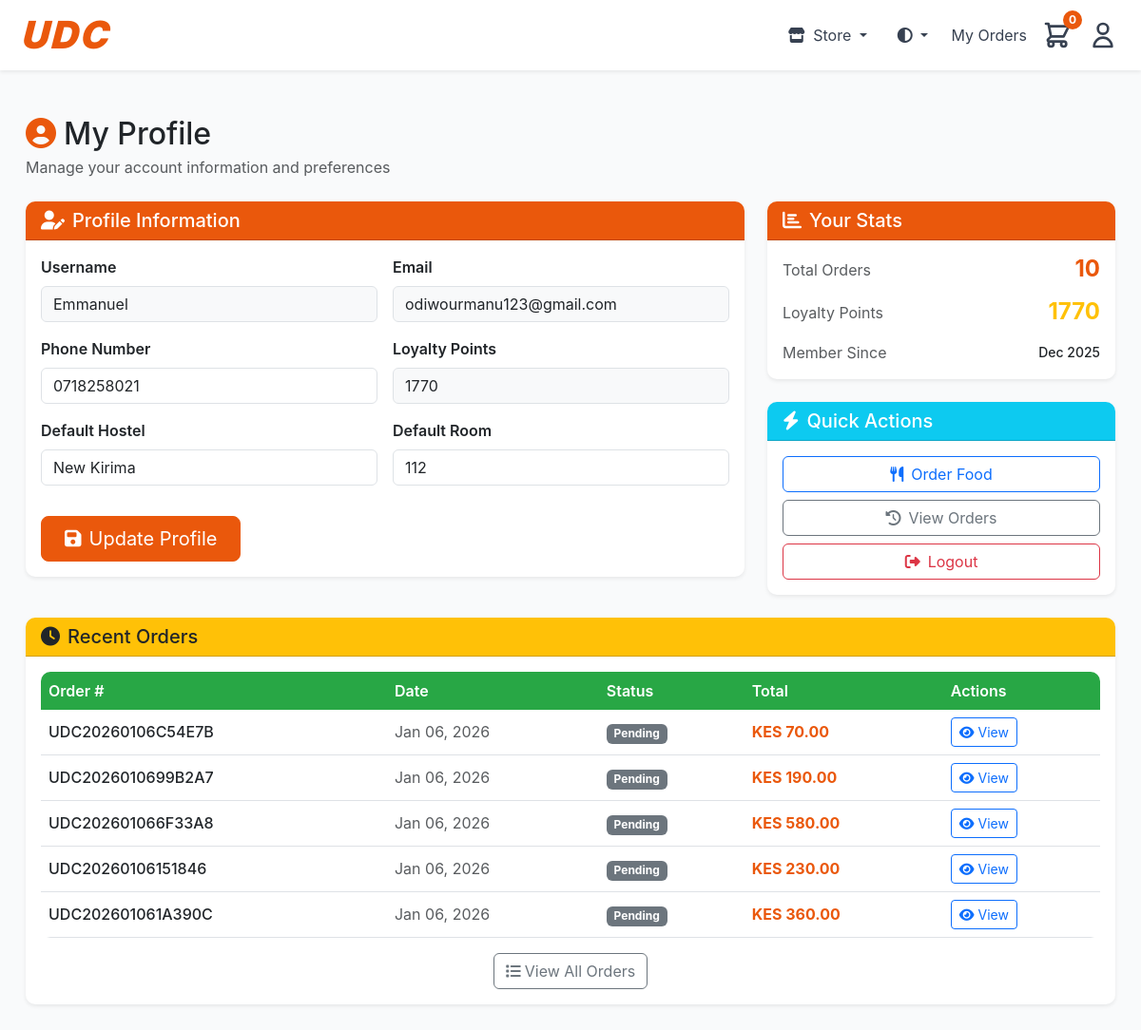
Screenshot of /profile/ (signed in) with the database file from the repository.
### urbanfoods/models.py (models this page shows, shortened)
class User(AbstractUser):
    phone_number = models.CharField(max_length=15, blank=True)
    default_hostel = models.CharField(max_length=100, blank=True)
    default_room = models.CharField(max_length=50, blank=True)
    student_email = models.EmailField(unique=True, null=True, blank=True)
    loyalty_points = models.IntegerField(default=0)
    is_verified = models.BooleanField(default=False)

class Order(models.Model):
    STATUS_CHOICES = [
        ('payment_pending', 'Payment Pending'),
        ('pending', 'Pending'),
        ('preparing', ' Preparing'),
        ('out_for_delivery', 'Out for Delivery'),
        ('delivered', 'Delivered'),
        ('cancelled', 'Cancelled'),
    ]
    order_number = models.CharField(max_length=20, unique=True, editable=False)
    is_test_order = models.BooleanField(default=False)
    user = models.ForeignKey(User, on_delete=models.CASCADE, related_name='orders')
    status = models.CharField(max_length=20, choices=STATUS_CHOICES, default='pending')
    hostel = models.CharField(max_length=100)
    room_number = models.CharField(max_length=50)
    phone_number = models.CharField(max_length=15)
    delivery_notes = models.TextField(blank=True)
    subtotal = models.DecimalField(max_digits=10, decimal_places=2)
    delivery_fee = models.DecimalField(max_digits=10, decimal_places=2, default=0)
    total = models.DecimalField(max_digits=10, decimal_places=2)
    created_at = models.DateTimeField(auto_now_add=True)
    updated_at = models.DateTimeField(auto_now=True)
    estimated_delivery = models.DateTimeField(null=True, blank=True, default=30)
    delivered_at = models.DateTimeField(null=True, blank=True)
    payment_method = models.CharField(max_length=10, choices=[('mpesa', 'MPESA'), ('till', 'TILL')], default='till')
    payment_status = models.CharField(max_length=20, choices=[
        ('pending', 'Pending'),
        ('processing', 'Processing'),
        ('completed', 'Completed'),
        ('failed', 'Failed'),
        ('cancelled', 'Cancelled')
    ], default='pending')
    payment_type = models.CharField(max_length=20, choices=[
        ('till', 'Till Number'),
        ('paybill', 'Paybill Number')
    ], blank=True, null=True)
    payment_completed_at = models.DateTimeField(null=True, blank=True)
    payment_failure_reason = models.TextField(blank=True, null=True)
    store_type = models.CharField(max_length=10, choices=[
        ('food', 'Food Store'),
        ('liquor', 'Liquor Store'),
        ('grocery', 'Grocery Shop')
    ], default='food')
    mpesa_checkout_request_id = models.CharField(max_length=50, blank=True, null=True)
    mpesa_receipt_number = models.CharField(max_length=20, blank=True, null=True)
    mpesa_transaction_date = models.CharField(max_length=20, blank=True, null=True)
    cancellation_reason = models.TextField(blank=True)
    rating = models.IntegerField(null=True, blank=True, validators=[MinValueValidator(1), MaxValueValidator(5)])
    review = models.TextField(blank=True)
    class Meta:
        ordering = ['-created_at']

### urbanfoods/views.py (the view, shortened to what this page needs)
# urls.py: path('profile/', views.profile, name='profile'),
@login_required
def profile(request):
    recent_orders = Order.objects.filter(user=request.user)[:5]
    context = {
        'recent_orders': recent_orders,
    }
    return render(request, 'profile.html', context)

### urbanfoods/context_processors.py (called while the page is built)
def store_type(request):
    return {
        'store_type': request.session.get('store_type', 'food')
    }

### urbanfoods/templates/profile.html (shortened to what this page needs)
{% extends 'base.html' %}
{% load static %}
{% block content %}
<div class="container-fluid py-4">
    <div class="row mb-4">
        <div class="col-12">
            <h1 class="h2 mb-1 text-dark"><i class="fas fa-user-circle text-primary me-2"></i>My Profile</h1>
            <p class="text-muted mb-0">Manage your account information and preferences</p>
        </div>
    </div>
    <div class="row g-4">
        <div class="col-lg-8">
            <div class="card shadow-sm border-0">
                <div class="card-header text-white" style="background-color: #ea580c;">
                    <h5 class="mb-0"><i class="fas fa-user-edit me-2"></i>Profile Information</h5>
                </div>
                <div class="card-body">
                    <form method="post" class="row g-3">
                        <div class="col-md-6">
                            <label for="username" class="form-label fw-semibold">Username</label>
                            <input type="text" class="form-control bg-light" id="username" value="{{ user.username }}" readonly>
                        </div>
                        <div class="col-md-6">
                            <label for="email" class="form-label fw-semibold">Email</label>
                            <input type="email" class="form-control bg-light" id="email" value="{{ user.email }}" readonly>
                        </div>
                        <div class="col-md-6">
                            <label for="phone_number" class="form-label fw-semibold">Phone Number</label>
                            <input type="tel" class="form-control" id="phone_number" name="phone_number"
                                   value="{{ user.phone_number }}" placeholder="Enter phone number">
                        </div>
                        <div class="col-md-6">
                            <label for="loyalty_points" class="form-label fw-semibold">Loyalty Points</label>
                            <input type="text" class="form-control bg-light" id="loyalty_points" value="{{ user.loyalty_points }}" readonly>
                        </div>
                        <div class="col-md-6">
                            <label for="default_hostel" class="form-label fw-semibold">Default Hostel</label>
                            <input type="text" class="form-control" id="default_hostel" name="default_hostel"
                                   value="{{ user.default_hostel }}" placeholder="Enter default hostel">
                        </div>
                        <div class="col-md-6">
                            <label for="default_room" class="form-label fw-semibold">Default Room</label>
                            <input type="text" class="form-control" id="default_room" name="default_room"
                                   value="{{ user.default_room }}" placeholder="Enter default room number">
                        </div>
                        <div class="col-12 pt-3">
                            <button type="submit" class="btn btn-primary btn-lg px-4">
                                <i class="fas fa-save me-2"></i>Update Profile
                            </button>
                        </div>
                    </form>
                </div>
            </div>
        </div>
        <div class="col-lg-4">
            <div class="card shadow-sm border-0 mb-4">
                <div class="card-header text-white" style="background-color: #ea580c;">
                    <h5 class="mb-0"><i class="fas fa-chart-bar me-2"></i>Your Stats</h5>
                </div>
                <div class="card-body">
                        <div class="d-flex justify-content-between align-items-center mb-3">
                        <span class="text-muted">Total Orders</span>
                        <span class="h4 fw-bold mb-0" style="color: #ea580c;">{{ user.orders.count }}</span>
                    </div>
                    <div class="d-flex justify-content-between align-items-center mb-3">
                        <span class="text-muted">Loyalty Points</span>
                        <span class="h4 text-warning fw-bold mb-0">{{ user.loyalty_points }}</span>
                    </div>
                    <div class="d-flex justify-content-between align-items-center">
                        <span class="text-muted">Member Since</span>
                        <span class="small fw-medium">{{ user.date_joined|date:"M Y" }}</span>
                    </div>
                </div>
            </div>
            <div class="card shadow-sm border-0">
                <div class="card-header bg-info text-white">
                    <h5 class="mb-0"><i class="fas fa-bolt me-2"></i>Quick Actions</h5>
                </div>
                <div class="card-body">
                    <div class="d-grid gap-2">
                        <a href="{% url 'homepage' %}" class="btn btn-outline-primary">
                            <i class="fas fa-utensils me-2"></i>Order Food
                        </a>
                        <a href="{% url 'my_orders' %}" class="btn btn-outline-secondary">
                            <i class="fas fa-history me-2"></i>View Orders
                        </a>
                        <a href="{% url 'logout' %}" class="btn btn-outline-danger">
                            <i class="fas fa-sign-out-alt me-2"></i>Logout
                        </a>
                    </div>
                </div>
            </div>
        </div>
    </div>
    {% if recent_orders %}
    <div class="row mt-4">
        <div class="col-12">
            <div class="card shadow-sm border-0">
                <div class="card-header bg-warning text-dark">
                    <h5 class="mb-0"><i class="fas fa-clock me-2"></i>Recent Orders</h5>
                </div>
                <div class="card-body">
                    <div class="table-responsive">
                        <table class="table table-hover mb-0">
                            <thead class="table-light">
                                <tr>
                                    <th class="border-0 fw-semibold">Order #</th>
                                    <th class="border-0 fw-semibold">Date</th>
                                    <th class="border-0 fw-semibold">Status</th>
                                    <th class="border-0 fw-semibold">Total</th>
                                    <th class="border-0 fw-semibold">Actions</th>
                                </tr>
                            </thead>
                            <tbody>
                                {% for order in recent_orders %}
                                <tr class="align-middle">
                                    <td class="fw-medium">{{ order.order_number }}</td>
                                    <td class="text-muted">{{ order.created_at|date:"M d, Y" }}</td>
                                    <td>
                                        <span class="badge
                                            {% if order.status == 'delivered' %}bg-success
                                            {% elif order.status == 'cancelled' %}bg-danger
                                            {% else %}bg-secondary{% endif %}">
                                            {{ order.get_status_display }}
                                        </span>
                                    </td>
                                    <td class="fw-bold" style="color: #ea580c;">KES {{ order.total }}</td>
                                    <td>
                                        <a href="{% url 'order_detail' order.order_number %}" class="btn btn-outline-primary btn-sm">
                                            <i class="fas fa-eye me-1"></i>View
                                        </a>
                                    </td>
                                </tr>
                                {% endfor %}
                            </tbody>
                        </table>
                    </div>
                    <div class="text-center mt-3">
                        <a href="{% url 'my_orders' %}" class="btn btn-outline-secondary">
                            <i class="fas fa-list me-1"></i>View All Orders
                        </a>
                    </div>
                </div>
            </div>
        </div>
    </div>
    {% endif %}
</div>
{% endblock %}

### static/styles.css (style rules this page uses)
body { font-family: 'Segoe UI', Tahoma, Geneva, Verdana, sans-serif; background-color: #f8f9fa; transition: background-color 0.3s ease, color 0.3s ease; }
.card { border: none; border-radius: 10px; box-shadow: 0 2px 10px rgba(0,0,0,0.1); transition: transform 0.2s; }
.card-header { background-color: #28a745; color: white; border-radius: 10px 10px 0 0 !important; }
.btn-primary { background-color: #28a745; border-color: #28a745; }
.table { border-radius: 10px; overflow: hidden; }
.table thead th { background-color: #28a745; color: white; border: none; }
.badge { font-size: 0.75em; }
.shadow-sm { box-shadow: 0 0.125rem 0.25rem rgba(0, 0, 0, 0.075) !important; }

### urbanfoods/templates/base.html (style rules this page uses)
:root { --bs-primary: #ea580c; --bs-primary-rgb: 234, 88, 12; }
.btn-primary, .bg-primary { background-color: #ea580c !important; border-color: #ea580c !important; }
.text-primary { color: #ea580c !important; }
body { background-color: #f9fafb; font-family: -apple-system, BlinkMacSystemFont, 'Segoe UI', Roboto, 'Helvetica Neue', Arial, sans-serif; }

### rows the page displays
User: username "Emmanuel", email "odiwourmanu123@gmail.com", phone_number "0718258021", loyalty_points "1770", default_hostel "New Kirima", default_room "112", orders.count "10", date_joined "Dec 2025"
Order: order_number "UDC20260106C54E7B", created_at "Jan 06, 2026", status "Pending", total "70.00"
Order: order_number "UDC2026010699B2A7", created_at "Jan 06, 2026", status "Pending", total "190.00"
Order: order_number "UDC202601066F33A8", created_at "Jan 06, 2026", status "Pending", total "580.00"
Order: order_number "UDC20260106151846", created_at "Jan 06, 2026", status "Pending", total "230.00"
Order: order_number "UDC202601061A390C", created_at "Jan 06, 2026", status "Pending", total "360.00"
